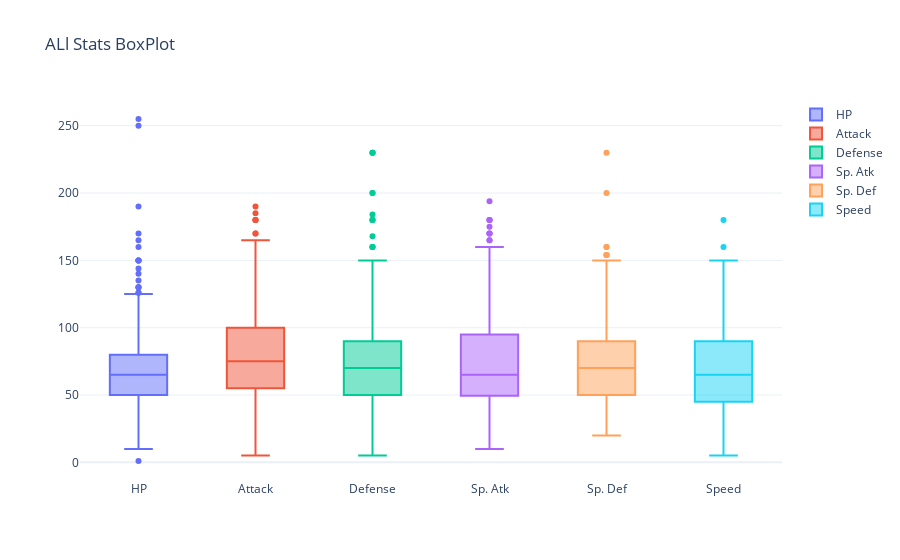

The cell this chart's notebook holds for it:
### Code cell
BoxPlot(df, 'HP', 'Attack', 'Defense', 'Sp. Atk', 'Sp. Def', 'Speed')

### Figure 1 — Plotly figure (JSON) as saved in the notebook; plotly's stock layout.template omitted (floating-point values rounded to 4 significant figures; data arrays with more than 128 entries replaced by an {"elided": "..."} marker saying what was removed)
{"data": [{"y": {"elided": "800 int values"}, "type": "box", "name": "HP"}, {"y": {"elided": "800 int values"}, "type": "box", "name": "Attack"}, {"y": {"elided": "800 int values"}, "type": "box", "name": "Defense"}, {"y": {"elided": "800 int values"}, "type": "box", "name": "Sp. Atk"}, {"y": {"elided": "800 int values"}, "type": "box", "name": "Sp. Def"}, {"y": {"elided": "800 int values"}, "type": "box", "name": "Speed"}], "layout": {"title": {"text": "ALl Stats BoxPlot"}}}
